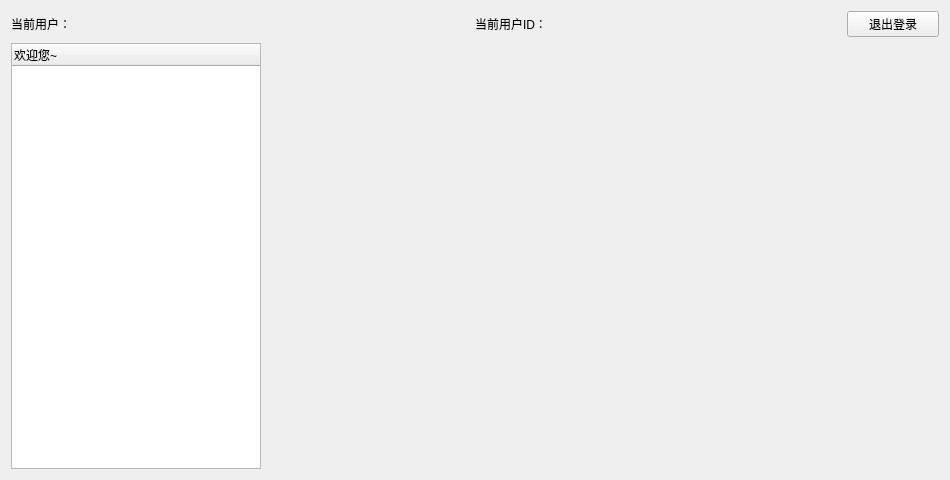
<?xml version="1.0" encoding="UTF-8"?>
<ui version="4.0">
 <class>Student</class>
 <widget class="QMainWindow" name="Student">
  <property name="geometry">
   <rect>
    <x>0</x>
    <y>0</y>
    <width>950</width>
    <height>480</height>
   </rect>
  </property>
  <property name="windowTitle">
   <string>Student学生界面</string>
  </property>
  <widget class="QWidget" name="centralWidget">
   <layout class="QVBoxLayout" name="verticalLayout">
    <item>
     <layout class="QHBoxLayout" name="horizontalLayout_2" stretch="5,4,1">
      <property name="topMargin">
       <number>0</number>
      </property>
      <item>
       <widget class="QLabel" name="label_currName">
        <property name="text">
         <string>当前用户：</string>
        </property>
       </widget>
      </item>
      <item>
       <widget class="QLabel" name="label_currID">
        <property name="text">
         <string>当前用户ID：</string>
        </property>
       </widget>
      </item>
      <item>
       <widget class="QPushButton" name="pushButton">
        <property name="text">
         <string>退出登录</string>
        </property>
       </widget>
      </item>
     </layout>
    </item>
    <item>
     <layout class="QHBoxLayout" name="horizontalLayout" stretch="2,8">
      <property name="rightMargin">
       <number>0</number>
      </property>
      <item>
       <widget class="QTreeWidget" name="treeWidget">
        <property name="minimumSize">
         <size>
          <width>250</width>
          <height>0</height>
         </size>
        </property>
        <property name="maximumSize">
         <size>
          <width>250</width>
          <height>16777215</height>
         </size>
        </property>
        <column>
         <property name="text">
          <string notr="true">欢迎您~</string>
         </property>
        </column>
       </widget>
      </item>
      <item>
       <widget class="QStackedWidget" name="stackedWidget">
        <property name="currentIndex">
         <number>-1</number>
        </property>
       </widget>
      </item>
     </layout>
    </item>
   </layout>
  </widget>
 </widget>
 <layoutdefault spacing="6" margin="11"/>
 <resources/>
 <connections/>
</ui>
